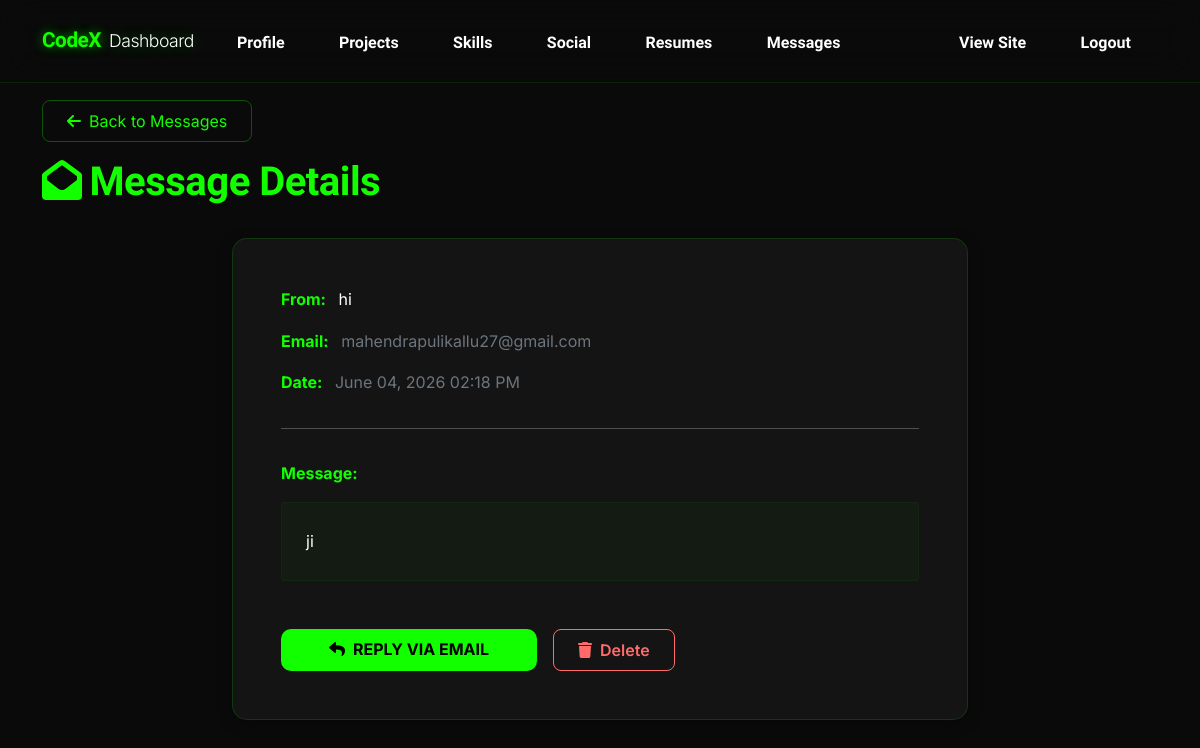
Page /dashboard/messages/2/ (signed in) on the committed database.
### user/models.py (models this page shows, shortened)
class ContactMessage(models.Model):
    name = models.CharField(max_length=100)
    email = models.EmailField()
    message = models.TextField()
    created_date = models.DateTimeField(default=timezone.now)
    is_read = models.BooleanField(default=False)
    class Meta:
        ordering = ['-created_date']

### dashboard/views.py (the view)
# urls.py: path('messages/<int:pk>/', views.view_message, name='view_message'),
@login_required
def view_message(request, pk):
    message = get_object_or_404(ContactMessage, pk=pk)
    if not message.is_read:
        message.is_read = True
        message.save()
    return render(request, 'dashboard/message_detail.html', {'message': message})

### templates/dashboard/message_detail.html (shortened to what this page needs)
{% extends 'dashboard/base_dashboard.html' %}
{% block dashboard_content %}
<div class="row mb-4">
    <div class="col-12">
        <a href="{% url 'dashboard:messages' %}" class="btn px-4 py-2 text-decoration-none d-inline-flex align-items-center mb-3" style="border: 1px solid rgba(18,255,0,0.3); color: #12ff00; border-radius: 8px;">
            <i class="fas fa-arrow-left me-2"></i>Back to Messages
        </a>
        <h1 class="text-green" style="font-family:'Lexend',sans-serif;"><i class="fas fa-envelope-open me-2"></i>Message Details</h1>
    </div>
</div>
<div class="row">
    <div class="col-lg-8 mx-auto">
        <div class="card" style="background: #111; border: 1px solid rgba(18,255,0,0.1); border-radius: 14px;">
            <div class="card-body p-5">
                <div class="mb-3">
                    <strong class="text-green">From:</strong> <span class="text-white ms-2">{{ message.name }}</span>
                </div>
                <div class="mb-3">
                    <strong class="text-green">Email:</strong> <a href="mailto:{{ message.email }}" class="text-muted text-decoration-none ms-2">{{ message.email }}</a>
                </div>
                <div class="mb-4">
                    <strong class="text-green">Date:</strong> <span class="text-muted ms-2">{{ message.created_date|date:"F d, Y h:i A" }}</span>
                </div>
                <hr style="border-color: rgba(18,255,0,0.1); margin: 2rem 0;">
                <div class="mb-5">
                    <strong class="text-green d-block mb-3">Message:</strong>
                    <div class="p-4 rounded" style="background: rgba(18,255,0,0.03); border: 1px solid rgba(18,255,0,0.05);">
                        <p class="text-white m-0" style="line-height:1.8; white-space: pre-wrap;">{{ message.message }}</p>
                    </div>
                </div>
                <div class="d-flex gap-3">
                    <a href="mailto:{{ message.email }}" class="btn-primary-green px-5 py-2 text-decoration-none">
                        <i class="fas fa-reply me-2"></i>Reply via Email
                    </a>
                    <form method="post" action="{% url 'dashboard:delete_message' message.pk %}" class="m-0">
                        <button type="submit" class="btn btn-outline-danger px-4 py-2" onclick="return confirm('Delete this message?');">
                            <i class="fas fa-trash me-2"></i>Delete
                        </button>
                    </form>
                </div>
            </div>
        </div>
    </div>
</div>
{% endblock %}

### static/css/style.css (style rules this page uses)
:root { --primary-color: #12ff00; --bg-dark: #0a0a0a; --bg-card: #141414; --text-main: #ffffff; --text-muted: #a0a0a0; --transition: all 0.4s cubic-bezier(0.175, 0.885, 0.32, 1.275); --font-heading: 'Lexend', sans-serif; --font-body: 'Inter', sans-serif; }
body { background-color: var(--bg-dark); color: var(--text-main); font-family: var(--font-body); line-height: 1.6; overflow-x: hidden; }
h1, h2, h3, h4, h5, h6 { color: var(--primary-color); font-family: var(--font-heading); font-weight: 700; letter-spacing: -0.5px; }
.text-green { color: var(--primary-color) !important; }
.btn-primary-green { background: var(--primary-color); color: #000; border: none; padding: 0.8rem 2.5rem; border-radius: 10px; font-weight: 700; transition: var(--transition); text-transform: uppercase; text-decoration: none; display: inline-block; }
.card { background: var(--bg-card) !important; border: 1px solid rgba(18, 255, 0, 0.15) !important; border-radius: 15px !important; color: var(--text-main) !important; box-shadow: 0 4px 15px rgba(0, 0, 0, 0.3) !important; }
.btn-outline-danger { color: #ff6b6b !important; border-color: #ff6b6b !important; font-weight: 600 !important; border-radius: 8px !important; transition: var(--transition) !important; }

### rows in the picture
ContactMessage: name "hi", email "mahendrapulikallu27@gmail.com", created_date "June 04, 2026 02:18 PM", message "ji"
